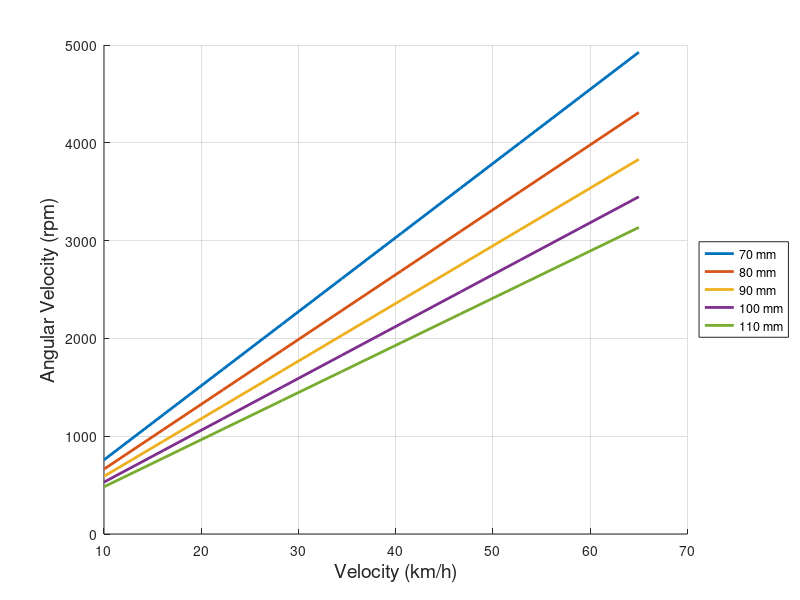

This chart was generated by the following MATLAB code:
% Title: Speed and Torque Calculations
% Auther: DC Eksteen
% Student Number: 22623906
% Contact: 22623906@sun.ac.za
% Date: 2022/09/14
% Version: 1.0

clear;
clc;

% Set constants
figure_linewidth = 2;
figure_fontsize = 14;

% Velocity of Cyclist between 10 km/h and 60 km/h
v = linspace(10,65,10);

% Drum Diameters that were considered:
% 10mm increments between 70mm and 110mm diameter
drum_Diameter = linspace(0.070, 0.110, 5);

% Angular Velocity of the drums: 
drum_Omega = v./((3.6*0.5).*drum_Diameter');
drum_RPM = drum_Omega.*(30/pi);

% Plot output of velocity calculations
% The output gets exported to be included in report!!
% To see output comment the close statement
figure1 = figure;
hold on 
grid on
xlabel('Velocity (km/h)', 'FontSize', figure_fontsize)
ylabel('Angular Velocity (rpm)', 'FontSize', figure_fontsize)
plot(v,drum_RPM(1,:), 'LineWidth', figure_linewidth)
plot(v,drum_RPM(2,:), 'LineWidth', figure_linewidth)
plot(v,drum_RPM(3,:), 'LineWidth', figure_linewidth)
plot(v,drum_RPM(4,:), 'LineWidth', figure_linewidth)
plot(v,drum_RPM(5,:), 'LineWidth', figure_linewidth)
legend('70 mm', '80 mm', '90 mm', '100 mm', '110 mm', 'Location', 'eastoutside')
exportgraphics(figure1, '..\..\Report\graphics\SpeedCalculations.jpg', 'Resolution', 600)
close(figure1)